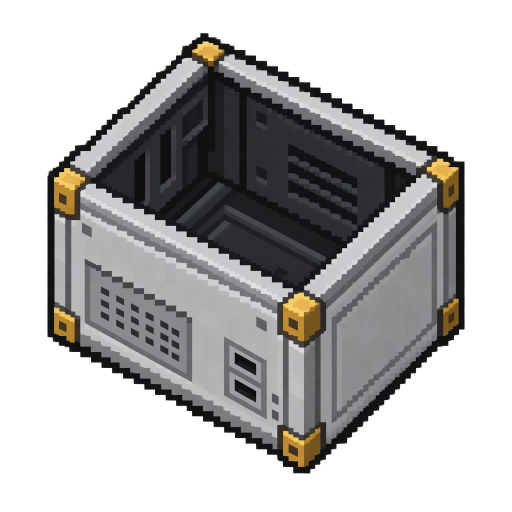
#> input picture ee-extras-mod/art/cc/src/advanced_computer_case.png, 1024 x 1024 px (shown at 1/2 size)
$ python make_sheet.py src out.png
#> lines starting #> are read from the running program, lines starting #| are printed output that depends on the picture
#!/usr/bin/env python3
"""Создаёт листы для визуальной проверки, не изменяя исходники."""
from pathlib import Path
from PIL import Image, ImageDraw
import sys

ROOT = Path(__file__).resolve().parent
folder = Path(sys.argv[1])
output = Path(sys.argv[2])
paths = sorted(folder.glob("*.png"))
cell = 220
columns = 5
rows = (len(paths) + columns - 1) // columns
sheet = Image.new("RGB", (columns * cell, rows * (cell + 24)), "#d8d8d8")
#> sheet: PIL image 1100x244 RGB; every value is 216
draw = ImageDraw.Draw(sheet)
for index, path in enumerate(paths):
    image = Image.open(path).convert("RGBA")
#> image is the input picture: PIL image 1024x1024 RGBA; mean R, G, B, A 56.6, 55.2, 54.4, 122.2
    image.thumbnail((200, 200), Image.Resampling.LANCZOS)
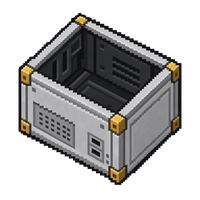
#> image: PIL image 200x200 RGBA; mean R, G, B, A 50.9, 50, 49.5, 122.3; transparent parts drawn white
    x = (index % columns) * cell + (cell - image.width) // 2
#> x = 10
    y = (index // columns) * (cell + 24) + (200 - image.height) // 2
#> y = 0
    sheet.paste(image, (x, y), image)
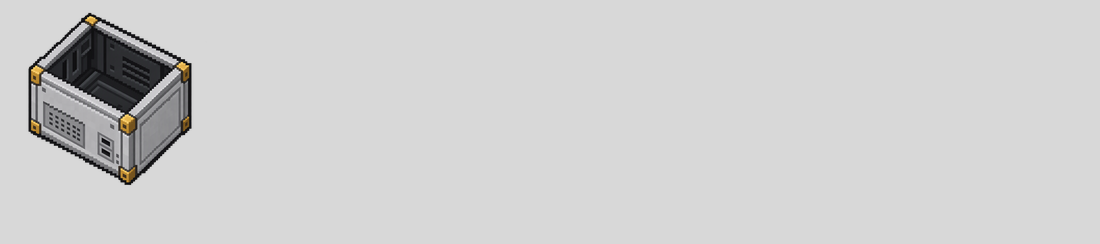
#> sheet: PIL image 1100x244 RGB; mean R, G, B 208.1, 207.9, 207.9
    draw.text(((index % columns) * cell + 6, (index // columns) * (cell + 24) + 204), path.stem, fill="#181818")
#> pass 2 of the loop `for index, path in enumerate(paths):`:
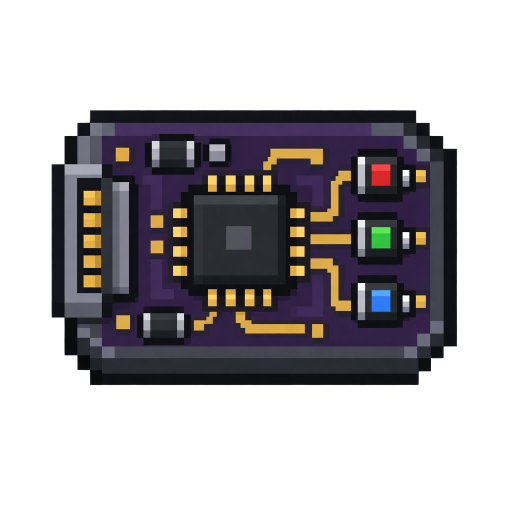
#> input picture ee-extras-mod/art/cc/src/advanced_display_driver.png, 1024 x 1024 px (shown at 1/2 size)
#> image is the input picture: PIL image 1024x1024 RGBA; mean R, G, B, A 26.9, 24.1, 27.6, 103
#> `image.thumbnail((200, 200), Image.Resampling.LANCZOS)`:
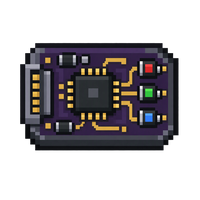
#> image: PIL image 200x200 RGBA; mean R, G, B, A 24.8, 22, 24.7, 103; transparent parts drawn white
#> `sheet.paste(image, (x, y), image)`:
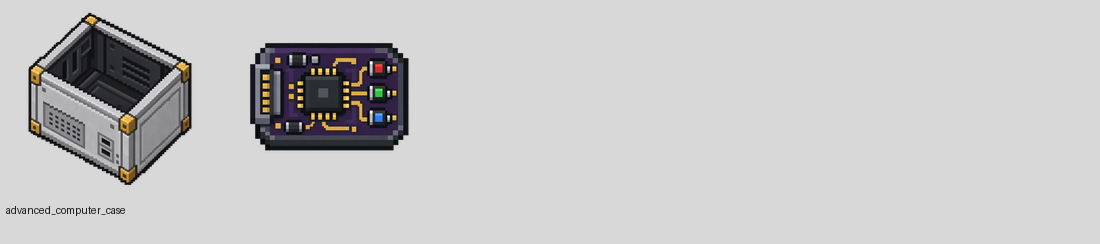
#> sheet: PIL image 1100x244 RGB; mean R, G, B 198.5, 198, 198.3
sheet.save(output)
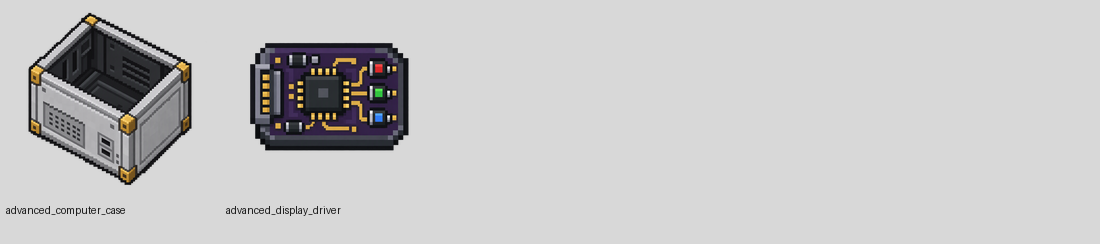
#> saved as out.png: PIL image 1100x244 RGB; mean R, G, B 198.3, 197.8, 198.1
print(f"{len(paths)} images -> {output}")
